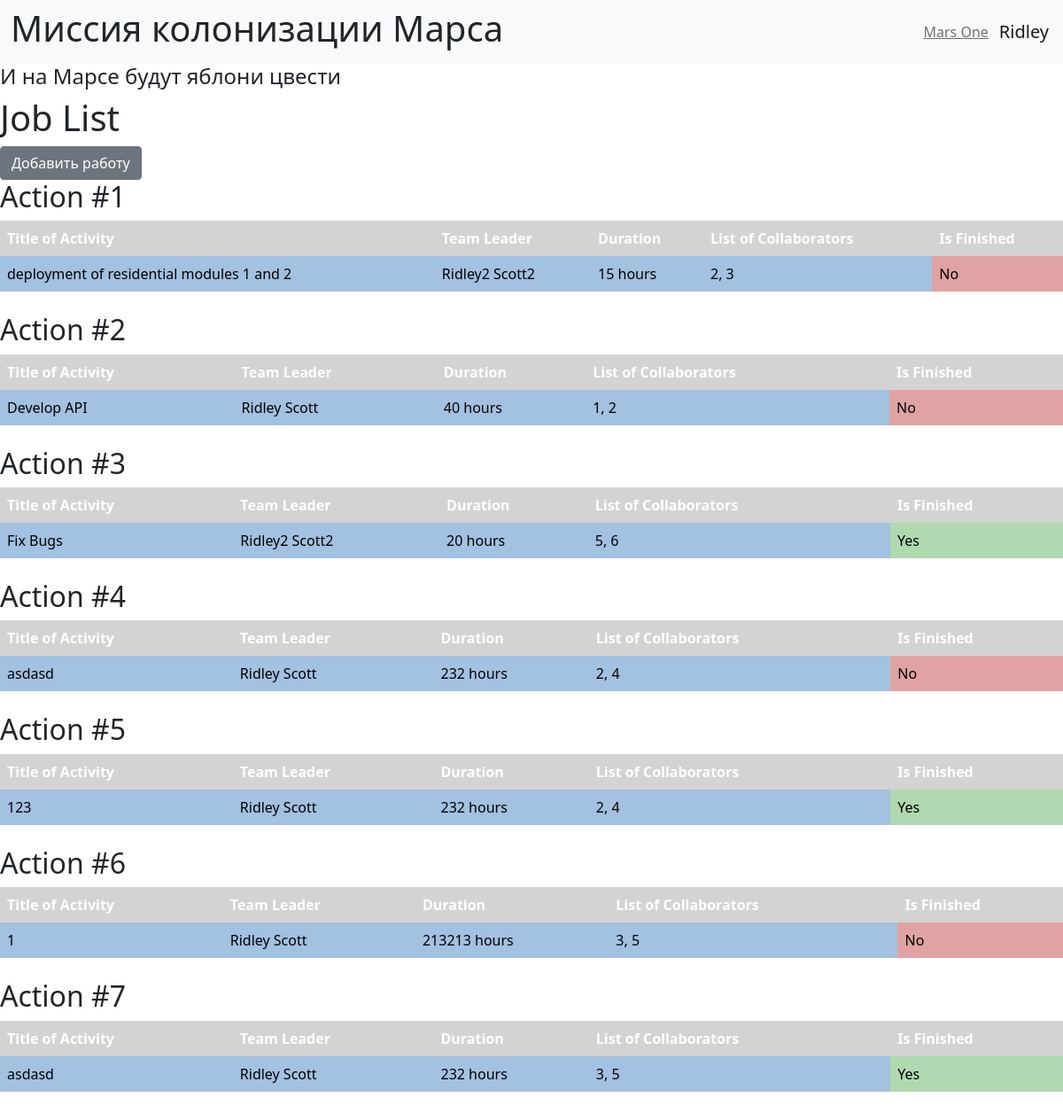
The page / (signed in) on the database its author committed.
### sql/data/users.py (models this page shows, shortened)
class User(SqlAlchemyBase, UserMixin):
    __tablename__ = 'users'
    id = sqlalchemy.Column(sqlalchemy.Integer,
                           primary_key=True, autoincrement=True)
    surname = sqlalchemy.Column(sqlalchemy.String, nullable=True)
    name = sqlalchemy.Column(sqlalchemy.String, nullable=True)
    age = sqlalchemy.Column(sqlalchemy.Integer, nullable=True)
    position = sqlalchemy.Column(sqlalchemy.String, nullable=True)
    speciality = sqlalchemy.Column(sqlalchemy.String, nullable=True)
    address = sqlalchemy.Column(sqlalchemy.String, nullable=True)
    email = sqlalchemy.Column(sqlalchemy.String, unique=True, nullable=True)
    hashed_password = sqlalchemy.Column(sqlalchemy.String, nullable=True)
    modified_date = sqlalchemy.Column(sqlalchemy.String, nullable=True)
    created_date = sqlalchemy.Column(sqlalchemy.DateTime, default=datetime.datetime.now, nullable=True)

### sql/data/jobs.py (models this page shows)
class Jobs(SqlAlchemyBase):
    __tablename__ = 'jobs'
    id = sqlalchemy.Column(sqlalchemy.Integer,
                           primary_key=True, autoincrement=True)
    job = sqlalchemy.Column(sqlalchemy.String, nullable=True)
    work_size = sqlalchemy.Column(sqlalchemy.Integer, nullable=True)
    collaborators = sqlalchemy.Column(sqlalchemy.String, nullable=True)
    start_date = sqlalchemy.Column(sqlalchemy.DateTime, nullable=True)
    end_date = sqlalchemy.Column(sqlalchemy.DateTime, nullable=True)
    is_finished = sqlalchemy.Column(sqlalchemy.Boolean, default=True)
    team_leader = sqlalchemy.Column(sqlalchemy.Integer,
                                    sqlalchemy.ForeignKey("users.id"))
    jobs = orm.relationship('User')

### main.py (the view)
@app.route('/')
def index():
    session = db_session.create_session()
    jobs_list = session.query(jobs.Jobs).all()
    jobs_data = []
    for job in jobs_list:
        team_leader = session.query(users.User).filter((users.User.id == job.team_leader)).first()
        jobs_data.append({
            "id": job.id,
            "title": job.job,
            "team_leader": f"{team_leader.name} {team_leader.surname}" if team_leader else "Unknown",
            "duration": f"{job.work_size} hours",
            "collaborators": job.collaborators,
            "is_finished": "Yes" if job.is_finished else "No"
        })
    return render_template("index.html", file='style.css', jobs=jobs_data)

### main.py (called while the page is built)
@login_manager.user_loader
def load_user(user_id):
    db_sess = db_session.create_session()
    return db_sess.get(users.User, user_id)

### sql/data/db_session.py (called while the page is built)
def create_session() -> Session:
    global __factory
    return __factory()

### templates/index.html
{% extends 'base.html' %}
{% block content %}
    <h1>Job List</h1>
    {% if current_user.is_authenticated %}
        <a href="addjob" class="btn btn-secondary">Добавить работу</a>
    {% endif %}
    {% for job in jobs %}
        <h2>Action #{{ job.id }}</h2>
        <table class="job-table">
            <tr>
                <th>Title of Activity</th>
                <th>Team Leader</th>
                <th>Duration</th>
                <th>List of Collaborators</th>
                <th>Is Finished</th>
            </tr>
            <tr>
                <td class="blue-text">{{ job.title }}</td>
                <td class="blue-text">{{ job.team_leader }}</td>
                <td class="blue-text">{{ job.duration }}</td>
                <td class="blue-text">{{ job.collaborators }}</td>
                <td class="{% if job.is_finished == 'Yes' %}green-text{% else %}red-text{% endif %}">{{ job.is_finished }}</td>
            </tr>
        </table>
        <br>
    {% endfor %}
{% endblock %}

### templates/base.html (shortened to what this page needs)
<!DOCTYPE html>
<html lang="en">
<head>
    <link rel="stylesheet"
          href="https://cdn.jsdelivr.net/npm/bootstrap@5.0.0-beta1/dist/css/bootstrap.min.css"
>
    <link rel="stylesheet" href="../static/css/{{file}}">
</head>
<header>
    <nav class="navbar navbar-expand-lg bg-body-tertiary navbar-light bg-light">
        <div class="container-fluid">
            <h1>Миссия колонизации Марса</h1>
            <a class="navbar-text">
                Mars One
            </a>
        </div>
        {% if current_user.is_authenticated %}
            <a class="navbar-brand" href="/logout">{{ current_user.name }}</a>
        {% else %}
            <p>
                <a class="btn btn-primary " href="/register">Зарегистрироваться</a>
                <a class="btn btn-success" href="/login">Войти</a>
            </p>
        {% endif %}
    </nav>
    <h4>И на Марсе будут яблони цвести</h4>
</header>
<body>
    {% block content %}
    {% endblock %}
</body>
</html>

### static/css/style.css (style rules this page uses)
.job-table { border-collapse: collapse; width: 100%; }
.job-table th, .job-table td { padding: 8px; text-align: left; }
.job-table th { background-color: #d3d3d3; color: white; }
.blue-text { background-color: #a3c1e0; color: black; }
.green-text { background-color: #b0d9b1; color: black; }
.red-text { background-color: #e0a3a3; color: black; }

### rows shown on the page
User: name "Ridley"
Jobs: id "1", title "deployment of residential modules 1 and 2", team_leader "Ridley2 Scott2", duration "15 hours", collaborators "2, 3", is_finished "No"
Jobs: id "2", title "Develop API", team_leader "Ridley Scott", duration "40 hours", collaborators "1, 2", is_finished "No"
Jobs: id "3", title "Fix Bugs", team_leader "Ridley2 Scott2", duration "20 hours", collaborators "5, 6", is_finished "Yes"
Jobs: id "4", title "asdasd", team_leader "Ridley Scott", duration "232 hours", collaborators "2, 4", is_finished "No"
Jobs: id "5", title "123", team_leader "Ridley Scott", duration "232 hours", collaborators "2, 4", is_finished "Yes"
Jobs: id "6", title "1", team_leader "Ridley Scott", duration "213213 hours", collaborators "3, 5", is_finished "No"
Jobs: id "7", title "asdasd", team_leader "Ridley Scott", duration "232 hours", collaborators "3, 5", is_finished "Yes"
